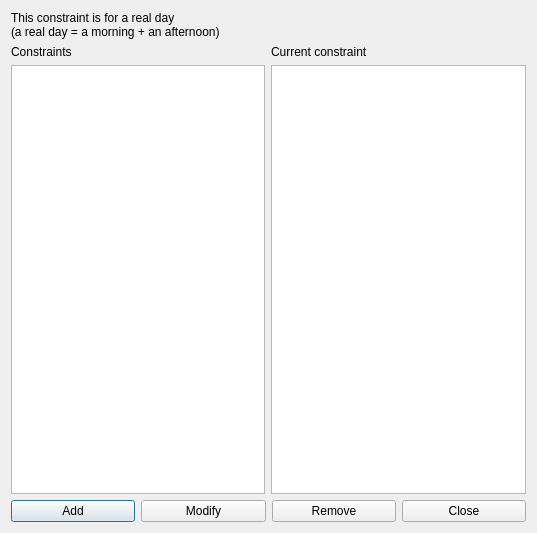
<?xml version="1.0" encoding="UTF-8"?>
<ui version="4.0">
 <class>ConstraintTeachersMinHoursDailyRealDaysForm_template</class>
 <widget class="QDialog" name="ConstraintTeachersMinHoursDailyRealDaysForm_template">
  <property name="geometry">
   <rect>
    <x>0</x>
    <y>0</y>
    <width>537</width>
    <height>533</height>
   </rect>
  </property>
  <property name="windowTitle">
   <string extracomment="This is the title of the dialog in which you see the list of all constraints of this type">Constraints teachers min hours daily for real days</string>
  </property>
  <layout class="QGridLayout" name="gridLayout">
   <item row="0" column="0" colspan="2">
    <widget class="QLabel" name="label">
     <property name="text">
      <string>This constraint is for a real day
(a real day = a morning + an afternoon)</string>
     </property>
    </widget>
   </item>
   <item row="1" column="0">
    <layout class="QVBoxLayout" name="verticalLayout">
     <item>
      <widget class="QLabel" name="constraintsTextLabel">
       <property name="frameShape">
        <enum>QFrame::NoFrame</enum>
       </property>
       <property name="frameShadow">
        <enum>QFrame::Plain</enum>
       </property>
       <property name="text">
        <string>Constraints</string>
       </property>
       <property name="wordWrap">
        <bool>false</bool>
       </property>
      </widget>
     </item>
     <item>
      <widget class="QListWidget" name="constraintsListWidget"/>
     </item>
    </layout>
   </item>
   <item row="1" column="1">
    <layout class="QVBoxLayout" name="verticalLayout_2">
     <item>
      <widget class="QLabel" name="currentConstraintTextLabel">
       <property name="text">
        <string>Current constraint</string>
       </property>
       <property name="wordWrap">
        <bool>false</bool>
       </property>
      </widget>
     </item>
     <item>
      <widget class="QPlainTextEdit" name="currentConstraintTextEdit"/>
     </item>
    </layout>
   </item>
   <item row="2" column="0" colspan="2">
    <layout class="QHBoxLayout" name="horizontalLayout">
     <item>
      <widget class="QPushButton" name="addConstraintPushButton">
       <property name="text">
        <string>Add</string>
       </property>
      </widget>
     </item>
     <item>
      <widget class="QPushButton" name="modifyConstraintPushButton">
       <property name="text">
        <string>Modify</string>
       </property>
      </widget>
     </item>
     <item>
      <widget class="QPushButton" name="removeConstraintPushButton">
       <property name="text">
        <string>Remove</string>
       </property>
      </widget>
     </item>
     <item>
      <widget class="QPushButton" name="closePushButton">
       <property name="text">
        <string>Close</string>
       </property>
      </widget>
     </item>
    </layout>
   </item>
  </layout>
 </widget>
 <layoutdefault spacing="6" margin="11"/>
 <resources/>
 <connections/>
</ui>
